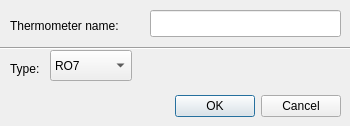
<?xml version="1.0" encoding="UTF-8"?>
<ui version="4.0">
 <class>AddTermDialog</class>
 <widget class="QDialog" name="AddTermDialog">
  <property name="windowModality">
   <enum>Qt::NonModal</enum>
  </property>
  <property name="geometry">
   <rect>
    <x>0</x>
    <y>0</y>
    <width>350</width>
    <height>126</height>
   </rect>
  </property>
  <property name="windowTitle">
   <string>Add thermometer</string>
  </property>
  <property name="locale">
   <locale language="English" country="UnitedStates"/>
  </property>
  <widget class="QDialogButtonBox" name="buttonBox">
   <property name="geometry">
    <rect>
     <x>0</x>
     <y>90</y>
     <width>341</width>
     <height>32</height>
    </rect>
   </property>
   <property name="orientation">
    <enum>Qt::Horizontal</enum>
   </property>
   <property name="standardButtons">
    <set>QDialogButtonBox::Cancel|QDialogButtonBox::Ok</set>
   </property>
  </widget>
  <widget class="QLabel" name="labelName">
   <property name="geometry">
    <rect>
     <x>10</x>
     <y>10</y>
     <width>141</width>
     <height>31</height>
    </rect>
   </property>
   <property name="text">
    <string>Thermometer name:</string>
   </property>
  </widget>
  <widget class="QLineEdit" name="lineEditName">
   <property name="geometry">
    <rect>
     <x>150</x>
     <y>10</y>
     <width>191</width>
     <height>27</height>
    </rect>
   </property>
  </widget>
  <widget class="Line" name="line">
   <property name="geometry">
    <rect>
     <x>0</x>
     <y>40</y>
     <width>391</width>
     <height>16</height>
    </rect>
   </property>
   <property name="orientation">
    <enum>Qt::Horizontal</enum>
   </property>
  </widget>
  <widget class="QLabel" name="label">
   <property name="geometry">
    <rect>
     <x>10</x>
     <y>60</y>
     <width>59</width>
     <height>17</height>
    </rect>
   </property>
   <property name="text">
    <string>Type:</string>
   </property>
  </widget>
  <widget class="QComboBox" name="comboBox">
   <property name="geometry">
    <rect>
     <x>50</x>
     <y>50</y>
     <width>82</width>
     <height>31</height>
    </rect>
   </property>
   <item>
    <property name="text">
     <string>RO7</string>
    </property>
   </item>
  </widget>
 </widget>
 <resources/>
 <connections>
  <connection>
   <sender>buttonBox</sender>
   <signal>accepted()</signal>
   <receiver>AddTermDialog</receiver>
   <slot>accept()</slot>
   <hints>
    <hint type="sourcelabel">
     <x>248</x>
     <y>254</y>
    </hint>
    <hint type="destinationlabel">
     <x>157</x>
     <y>274</y>
    </hint>
   </hints>
  </connection>
  <connection>
   <sender>buttonBox</sender>
   <signal>rejected()</signal>
   <receiver>AddTermDialog</receiver>
   <slot>reject()</slot>
   <hints>
    <hint type="sourcelabel">
     <x>316</x>
     <y>260</y>
    </hint>
    <hint type="destinationlabel">
     <x>286</x>
     <y>274</y>
    </hint>
   </hints>
  </connection>
 </connections>
</ui>
